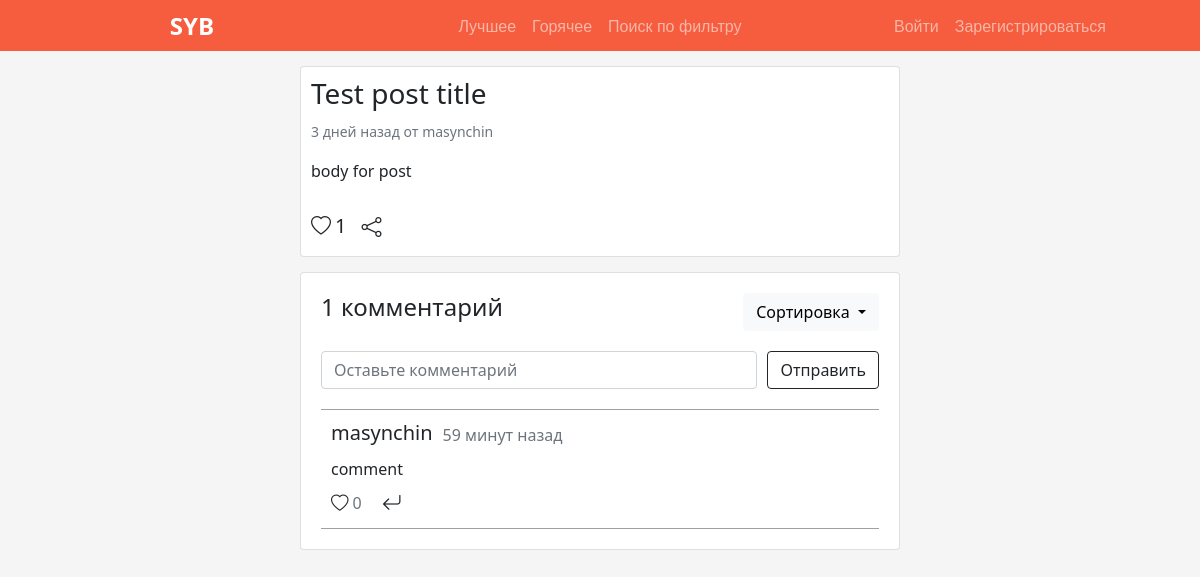
/posts/1, run on the app's committed database.
### app/models.py (models this page shows, shortened)
class Post(db.Model):
    id = db.Column(db.Integer, primary_key=True)
    title = db.Column(db.String(64))
    body = db.Column(db.Text())
    picture = db.Column(db.LargeBinary, nullable=True)
    timestamp = db.Column(db.DateTime, default=dt.datetime.utcnow)
    author_id = db.Column(db.Integer, db.ForeignKey("user.id"))
    group_id = db.Column(db.Integer, db.ForeignKey("group.id"))
    comments = db.relationship("Comment", backref="post")
    likes = db.relationship(
        "User", secondary=posts_likes, backref="post_likes")
    def get_comments_by_likes(self, reverse: bool):
        return sorted(
            self.comments, key=lambda comm: len(comm.likes), reverse=reverse)
    @property
    def elapsed(self):
        return get_elapsed(self.timestamp)

class User(UserMixin, db.Model):
    id = db.Column(db.Integer, primary_key=True, index=True)
    username = db.Column(db.String(25), unique=True)
    password_hash = db.Column(db.String(256))
    email = db.Column(db.String(64), unique=True)
    registered = db.Column(db.DateTime, default=dt.datetime.utcnow)
    posts = db.relationship("Post", backref="author")
    comments = db.relationship("Comment", backref="author")

class Comment(db.Model):
    id = db.Column(db.Integer, primary_key=True)
    post_id = db.Column(db.Integer, db.ForeignKey("post.id"))
    author_id = db.Column(db.Integer, db.ForeignKey("user.id"))
    timestamp = db.Column(db.DateTime, default=dt.datetime.utcnow)
    body = db.Column(db.Text())
    is_reply = db.Column(db.Boolean, default=False)
    reply_to = db.Column(db.Integer, nullable=True)  # db.ForeignKey("comment.id")
    likes = db.relationship(
        "User", secondary=comments_likes, backref="comment_likes")
    @property
    def elapsed(self):
        return get_elapsed(self.timestamp)

### app/routes.py (the view)
@app.route("/posts/<int:post_id>")
def post(post_id):
    post = Post.query.get(post_id)
    sort = request.args.get("sort", "popular")
    reverse = bool(request.args.get("reverse", False))
    if sort == "date":
        comments = post.get_comments_by_date(reverse=reverse)
    elif sort == "popular":
        comments = post.get_comments_by_likes(reverse=reverse)
    else:
        abort(404)
    if post is not None:
        return render_template("post.html", post=post,
                               current_user=current_user, comments=comments)
    else:
        abort(404)

### app/utils.py (called while the page is built)
def localize_comments(count):
    if count % 10 == 1 and count % 100 != 11:
        return f"{count} комментарий"
    if count % 10 in (2, 3, 4) and count % 100 // 10 != 1:
        return f"{count} комментария"
    return f"{count} комментариев"

### app/templates/post.html (shortened to what this page needs)
{% extends "base.html" %}
{% block extrahead %}
<link href="{{ url_for('static', filename='css/post.css') }}" rel="stylesheet">
<link href="{{ url_for('static', filename='css/forms.css') }}" rel="stylesheet">
{% endblock %}
{% block content %}
<div class="posts-wall d-flex flex-column justify-content-center bd-highlight">
   <div class="post-body card">
      <h3>{{ post.title }}</h3>
      <p class="card-text">
         <small class="text-muted">{{ post.elapsed }} от <a href="/users/{{ post.author.id }}" class="user-link">{{ post.author.username }}</a></small>
      </p>
      <p>{{ post.body }}</p>
      <div class="post-info d-flex flex-row align-items-center">
         <div class="post-info-category d-flex flex-row align-items-center">
            {% if not current_user.is_authenticated %}
               <a class="btn btn-default post-info-button smooth-transtion" href="{{ url_for('login') }}">
                  <i class="bi bi-heart"></i>
               </a>
               <h5 id="likesCounter">{{ post.likes|length }}</h5>
            {% elif current_user in post.likes %}
               <button type="button" class="btn btn-default post-info-button smooth-transtion" onclick="likePost({{ post.id }})">
                  <i class="bi bi-heart-fill like"></i>
               </button>
               <h5 id="likesCounter" class="active">{{ post.likes|length }}</h5>
            {% else %}
               <button type="button" class="btn btn-default post-info-button smooth-transtion" onclick="likePost({{ post.id }})">
                  <i class="bi bi-heart like"></i>
               </button>
               <h5 id="likesCounter">{{ post.likes|length }}</h5>
            {% endif %}
         </div>
         <div>
            <button type="button" class="btn btn-default post-info-button smooth-transtion" aria-label="share">
               <i class="bi bi-share"></i>
            </button>
         </div>
      </div>
   </div>
   <div class="comment-section card">
      <div class="post-comments" id="comments">
         <h4 id="commentsTitle">{{ localize_comments(post.comments|length) }}</h4>
         <div class="dropdown">
            <button class="btn btn-light dropdown-toggle" type="button" id="dropdownMenuButton2" data-bs-toggle="dropdown" aria-expanded="false">
               Сортировка
            </button>
         </div>
      </div>
     <div class="comment-create">
         <input type="text" class="comment-input form-control form-input" placeholder="Оставьте комментарий" id="commentInput">
         {% if current_user.is_authenticated %}
            <button class="btn btn-outline-dark submit smooth-transtion" id="commentButton" onclick="commentPost({{ post.id }})">Отправить</button>
         {% else %}
            <a class="btn btn-outline-dark submit smooth-transtion" id="commentButton" href="{{ url_for('login') }}">Отправить</a>
         {% endif %}
      </div>
      <div class="comments-list">
         {% for comment in comments %}
            <div class="comment-element" id="comment{{ comment.id }}">
               <div class="comment-header">
                  <h5 class="comment__author">{{ comment.author.username }}</h5>
                  <p class="text-muted comment__elapsed">{{ comment.elapsed }}</p>
               </div>
               <div class="comment-body">
                  <p class="comment-body-text">{{ comment.body }}</p>
               </div>
               <div class="comment-footer">
                  {% if not current_user.is_authenticated %}
                     <a class="btn btn-default post-info-button smooth-transtion mt-1" href="{{ url_for('login') }}">
                        <i class="bi bi-heart like comment-like"></i>
                     </a>
                     <p id="likesCounter" class="text-muted mb-2">{{ comment.likes|length }}</p>
                  {% elif current_user in comment.likes %}
                     <button type="button" class="btn btn-default post-info-button smooth-transtion" onclick="likeComment({{ comment.id }})">
                        <i class="bi bi-heart-fill like comment-like"></i>
                     </button>
                     <p id="likesCounter" class="text-muted mb-2 active">{{ comment.likes|length }}</p>
                  {% else %}
                     <button type="button" class="btn btn-default post-info-button smooth-transtion" onclick="likeComment({{ comment.id }})">
                        <i class="bi bi-heart like comment-like"></i>
                     </button>
                     <p id="likesCounter" class="text-muted mb-2">{{ comment.likes|length }}</p>
                  {% endif %}
                  <button type="button" class="btn btn-default post-info-button smooth-transtion">
                     <i class="bi bi-arrow-return-left comment-symbol"></i>
                  </button>
               </div>
            </div>
         {% endfor %}
      </div>
   </div>
</div>
{% endblock %}

### app/static/css/global.css (style rules this page uses)
body { background-color: #f5f5f5; padding-top: 3.2em; }
.bi::before { font-size: 1.25em; vertical-align: 0.030625em; }

### app/static/css/post.css (style rules this page uses)
h4 { margin: 0; }
.posts-wall { margin: auto; width: 50vw; }
.post-body { background-color: #ffffff; margin-top: 15px; padding: 10px; }
.user-link { color: inherit; text-decoration: none; }
.post-info { margin-top: 15px; }
.post-info div { margin-right: 15px; }
.post-info-button { padding: 0px; margin-right: 0.25em; border: 0px !important; }
.post-comments { background-color: #ffffff; padding: 10px; display: flex; justify-content: space-between; }
.comment-section { margin: 15px 0; padding: 10px; }
.comment-create { padding: 10px; display: flex; }
.comment-input { margin-right: 10px; }
#commentButton { margin: 0; }
.comments-list { padding: 10px; }
.comment-element { border-top: 1px solid #a0a0a0; padding: 10px; padding-bottom: 0; }
.comment-element:last-child { border-bottom: 1px solid #a0a0a0; }
.comment-header { display: flex; align-items: center; }
.comment__author { margin: 0; margin-right: 10px; }
.comment__elapsed { margin: 0; margin-top: 3px; }
.comment-body-text { margin-top: 10px; margin-bottom: 0; }
.comment-footer { margin: 10px 0 5px; display: flex; }
.comment-like { font-size: 14px; }
.comment-symbol { font-size: 16px; margin-left: 20px; }

### app/static/css/forms.css (style rules this page uses)
.form-input { transition: all .25s; }
.submit { margin: 10px 0; transition: all .1s; }

### data on the page
Post: title "Test post title", elapsed "3 дней назад", body "body for post"
User: author.username "masynchin"
Comment: author.username "masynchin", elapsed "59 минут назад", body "comment", likes|length "0"

### other printed values
{{ post.likes|length }} "1"
{{ localize_comments(post.comments|length) }} "1 комментарий"
